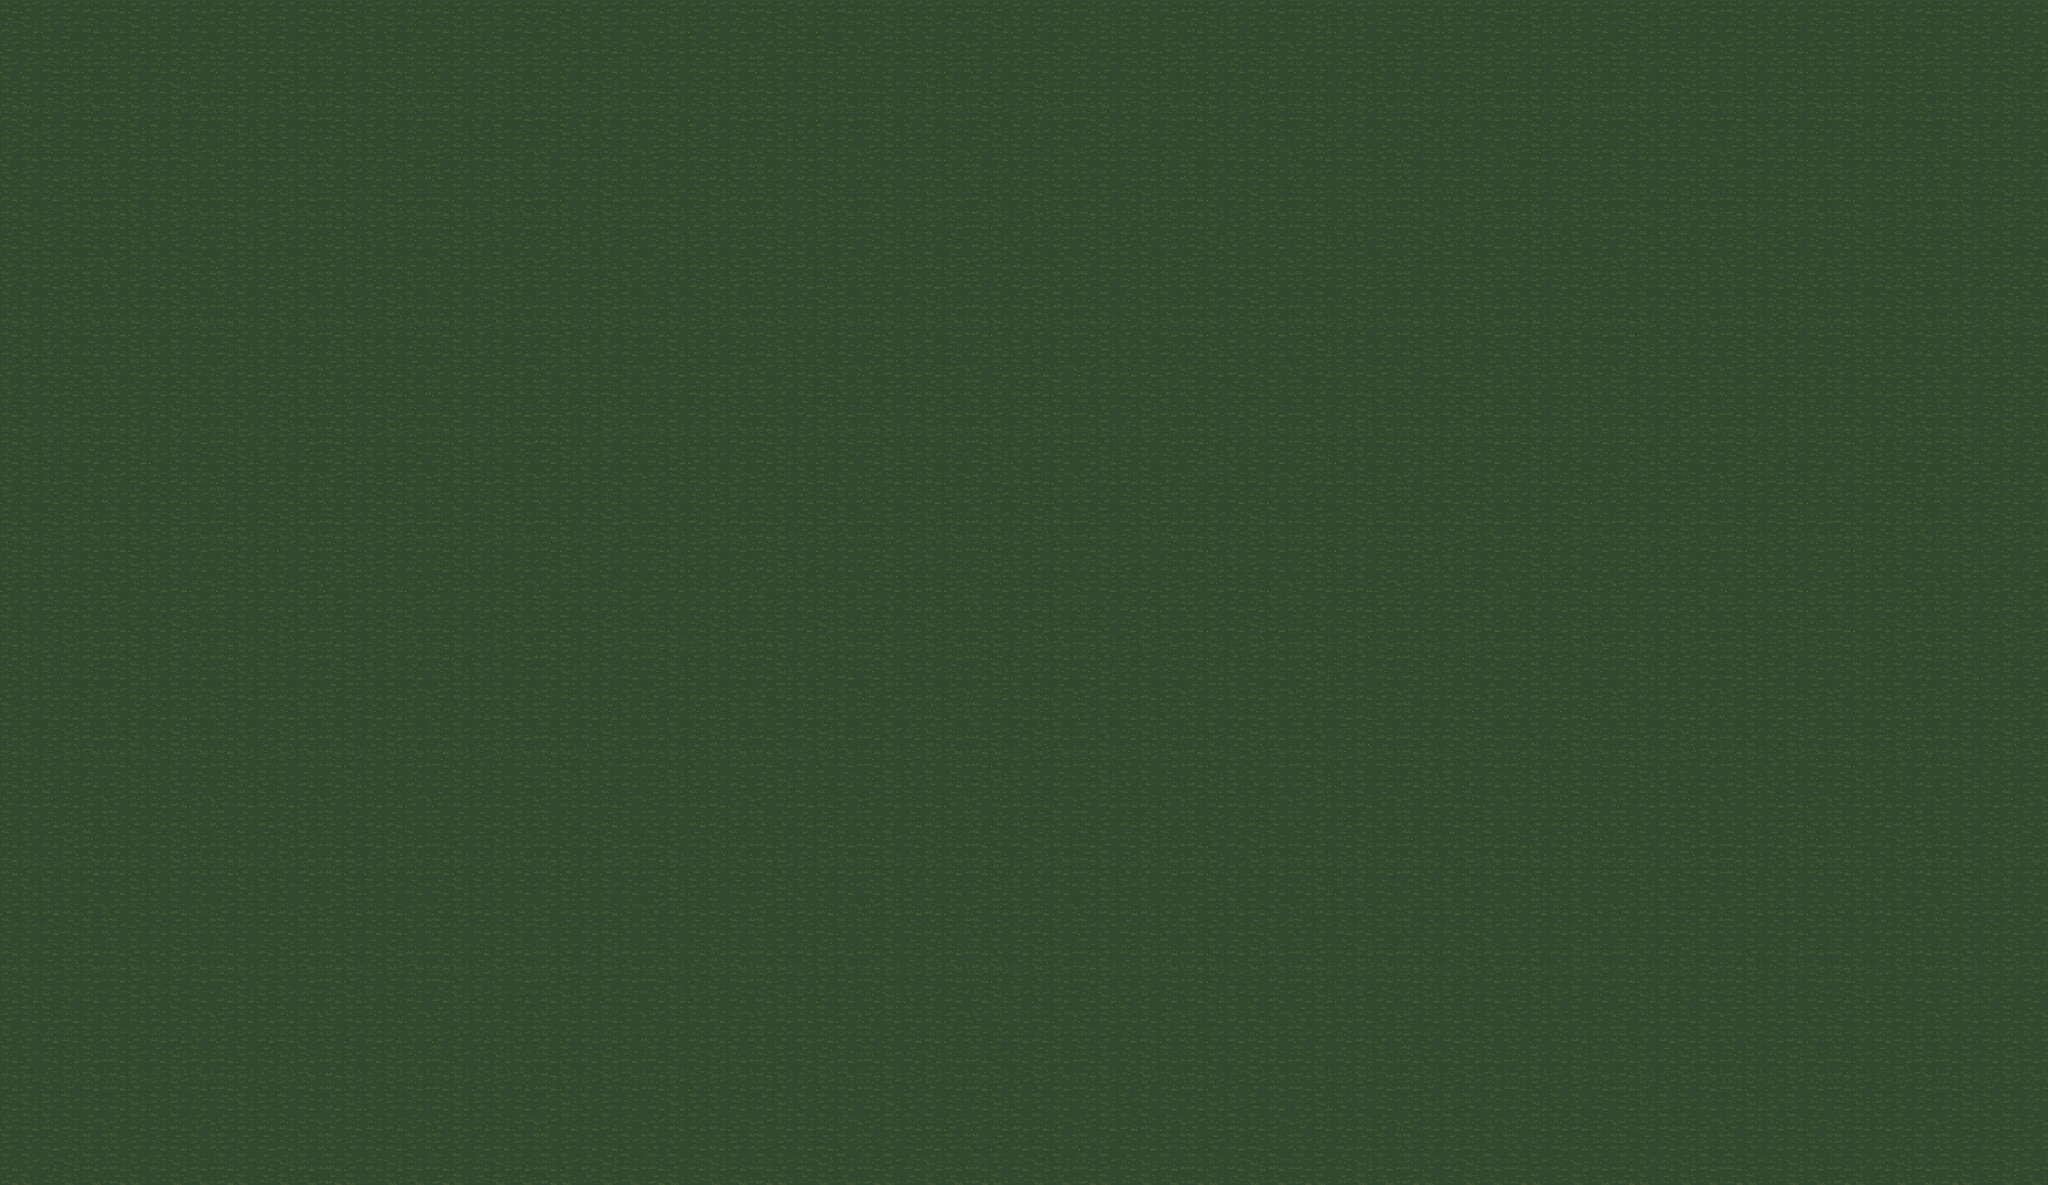

A 2D game scene composited from a Tiled map and its tileset images. What follows is a short description and the map's XML, with each tile layer's data collapsed to a summary:
An orthogonal 19x11 tile map with 250x250 px tiles, 1 tile layer (Background), 2 tilesets and 1710 objects.

<map version="1.5" tiledversion="1.5.0" orientation="orthogonal" renderorder="right-down" width="19" height="11" tilewidth="250" tileheight="250" infinite="0" nextlayerid="6" nextobjectid="3060">
 <editorsettings>
  <export target="../../MysticMayhem/assets/maps/forest_edit.json" format="mysticmayhem" />
 </editorsettings>
 <tileset firstgid="1" source="../tilesets/decorations.tsx" />
 <tileset firstgid="5" source="../tilesets/tiles.tsx" />
 <layer id="1" name="Background" width="19" height="11">
  <data>[209 cells, 209 non-empty, 1 distinct tile ids]</data>
 </layer>
 <objectgroup id="2" name="Hitboxes">
  <object id="116" x="1123.58" y="618.912" width="2511.96" height="64.9351" />
  <object id="117" x="1117.61" y="596.88" width="47.8469" height="1565.28" />
  <object id="118" x="1103.08" y="2055.58" width="2549.56" height="149.111" />
  <object id="119" x="3562.05" y="618.547" width="51.2645" height="1589.38" />
  <object id="459" x="1705.56" y="663.429">
   <polygon points="0,0 286.716,442.816 395.03,446.002 538.388,273.973 780.503,251.673 911.118,446.002 997.133,442.816 1357.12,0" />
  </object>
  <object id="497" x="1618.93" y="2183.46">
   <polygon points="0,0 314.301,-463.594 442.64,-550.026 521.215,-550.026 796.228,18.3342" />
  </object>
  <object id="498" x="2196.78" y="1819.36">
   <polygon points="0,0 365.06,-13.0573 362.507,282.909 -38.293,243.737" />
  </object>
  <object id="499" x="2622.08" y="1625.58">
   <polygon points="0,0 -369.303,565.741 521.215,576.218 136.197,-10.4767" />
  </object>
  <object id="525" x="3298" y="934">
   <polygon points="0,0 70,60 78,350 -278,366 -294,202" />
  </object>
  <object id="527" x="3052" y="1442">
   <polygon points="0,0 312,-24 354,124 326,366 212,376 -20,120" />
  </object>
  <object id="528" x="1374" y="932">
   <polygon points="0,0 112,-4 388,186 400,348 -14,356" />
  </object>
  <object id="530" x="1368" y="1428">
   <polygon points="0,0 360,-16 384,156 152,384 -4,388 -20,124" />
  </object>
 </objectgroup>
 <objectgroup id="4" name="GameObjects">
  <object id="120" template="../templates/egg_spawn.tx" x="2937.15" y="975.253" />
  <object id="121" template="../templates/player_spawn.tx" x="1436.98" y="887.857" />
  <object id="122" template="../templates/player_spawn.tx" x="1472.95" y="1935.14" />
  <object id="123" template="../templates/player_spawn.tx" x="3306.53" y="1914.66" />
  <object id="127" template="../templates/swap_station.tx" x="1272.3" y="800.675" />
  <object id="128" template="../templates/swap_station.tx" x="1290.34" y="1931.57" />
  <object id="129" template="../templates/swap_station.tx" x="3397.1" y="1980.84" />
  <object id="130" template="../templates/swap_station.tx" x="3480.89" y="790.989" />
  <object id="131" template="../templates/swap_station.tx" x="2345.96" y="1058.99" />
  <object id="132" template="../templates/swap_station.tx" x="2328.16" y="1620.82" />
  <object id="240" template="../templates/booster_pad.tx" x="1259.18" y="1324.24" />
  <object id="331" template="../templates/player_spawn.tx" x="3305.03" y="846.225" rotation="180" />
  <object id="333" template="../templates/booster_pad.tx" x="3504.64" y="1385.59" rotation="180" />
  <object id="536" template="../templates/inactive_orb.tx" x="1268" y="982" />
  <object id="537" template="../templates/inactive_orb.tx" x="1552" y="1358" />
  <object id="538" template="../templates/inactive_orb.tx" x="1276" y="1802" />
  <object id="540" template="../templates/inactive_orb.tx" x="1948" y="1610" />
  <object id="541" template="../templates/inactive_orb.tx" x="1890" y="1138" />
  <object id="542" template="../templates/inactive_orb.tx" x="2830" y="1168" />
  <object id="544" template="../templates/inactive_orb.tx" x="2906" y="1676" />
  <object id="545" template="../templates/inactive_orb.tx" x="3228" y="1380" />
  <object id="547" template="../templates/inactive_orb.tx" x="3476" y="950" />
  <object id="548" template="../templates/inactive_orb.tx" x="3478" y="1834" />
  <object id="549" template="../templates/egg_spawn.tx" x="2339.29" y="1364.45" />
  <object id="550" template="../templates/egg_spawn.tx" x="1430.19" y="1364.45" />
  <object id="551" template="../templates/egg_spawn.tx" x="3487.82" y="1465.91" />
  <object id="553" template="../templates/egg_spawn.tx" x="1868.51" y="1729.71" />
 </objectgroup>
 <objectgroup id="3" name="Decorations">
  <object id="136" gid="2" x="1120.36" y="699.586" width="118" height="190" />
  <object id="137" gid="2" x="1184.68" y="701.082" width="118" height="190" />
  <object id="138" gid="2" x="1256.48" y="704.074" width="118" height="190" />
  <object id="139" gid="2" x="1326.79" y="705.57" width="118" height="190" />
  <object id="140" gid="2" x="1386.62" y="708.562" width="118" height="190" />
  <object id="141" gid="2" x="1467.4" y="707.066" width="118" height="190" />
  <object id="142" gid="2" x="1540.7" y="708.562" width="118" height="190" />
  <object id="143" gid="2" x="1624.47" y="713.049" width="118" height="190" />
  <object id="144" gid="2" x="1709.74" y="713.049" width="118" height="190" />
  <object id="145" gid="2" x="1772.56" y="705.57" width="118" height="190" />
  <object id="146" gid="2" x="1850.35" y="714.545" width="118" height="190" />
  <object id="147" gid="2" x="1901.21" y="708.562" width="118" height="190" />
  <object id="148" gid="2" x="1977.5" y="708.562" width="118" height="190" />
  <object id="149" gid="2" x="2061.27" y="705.57" width="118" height="190" />
  <object id="150" gid="2" x="2146.53" y="713.049" width="118" height="190" />
  <object id="151" gid="2" x="2239.28" y="713.049" width="118" height="190" />
  <object id="152" gid="2" x="2335.02" y="707.066" width="118" height="190" />
  <object id="153" gid="2" x="2423.27" y="716.041" width="118" height="190" />
  <object id="154" gid="2" x="2505.55" y="720.529" width="118" height="190" />
  <object id="155" gid="2" x="2580.34" y="719.033" width="118" height="190" />
  <object id="156" gid="2" x="2656.63" y="708.562" width="118" height="190" />
  <object id="157" gid="2" x="2747.88" y="717.537" width="118" height="190" />
  <object id="158" gid="2" x="2830.15" y="716.041" width="118" height="190" />
  <object id="159" gid="2" x="2916.92" y="716.041" width="118" height="190" />
  <object id="160" gid="2" x="3002.18" y="713.049" width="118" height="190" />
  <object id="161" gid="2" x="3059.02" y="699.586" width="118" height="190" />
  <object id="162" gid="2" x="3139.8" y="702.578" width="118" height="190" />
  <object id="163" gid="2" x="3216.09" y="704.074" width="118" height="190" />
  <object id="164" gid="2" x="3292.38" y="713.049" width="118" height="190" />
  <object id="165" gid="2" x="3367.18" y="708.562" width="118" height="190" />
  <object id="166" gid="2" x="3447.96" y="713.049" width="118" height="190" />
  <object id="167" gid="2" x="3531.72" y="720.529" width="118" height="190" />
  <object id="168" gid="2" x="3551.17" y="807.29" width="118" height="190" />
  <object id="169" gid="2" x="3548.18" y="886.572" width="118" height="190" />
  </objectgroup>
</map>
<!-- 1637 of 1710 objects omitted -->
